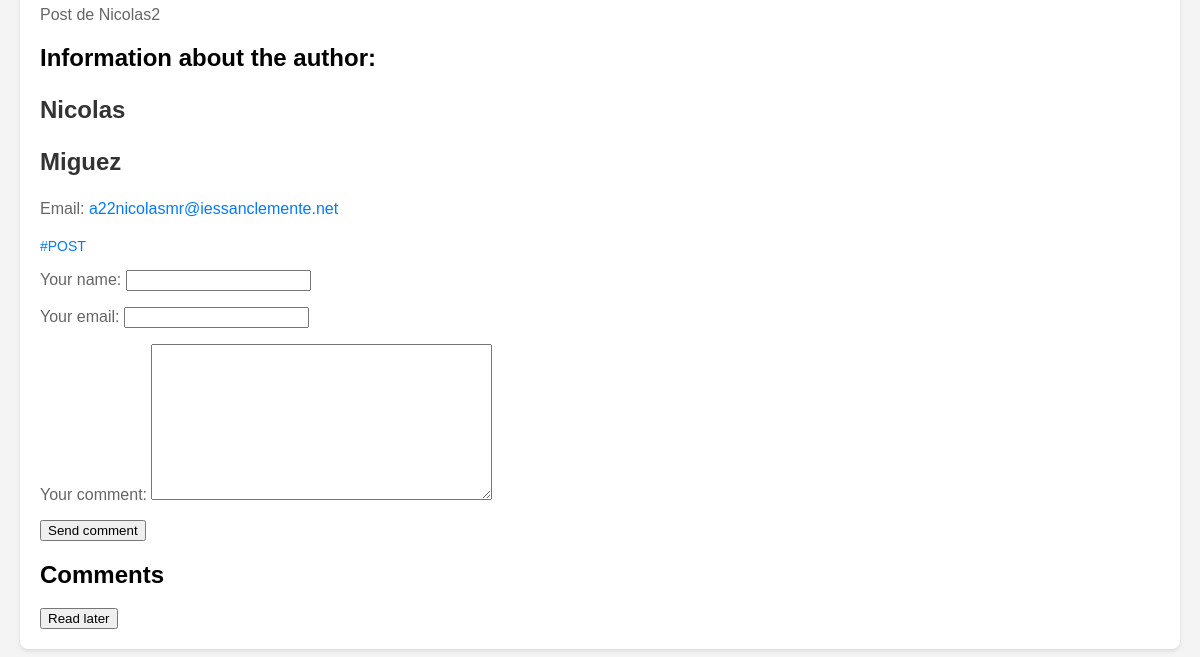
The app's page /post/post-de-nicolas2/ (lower part), older data.
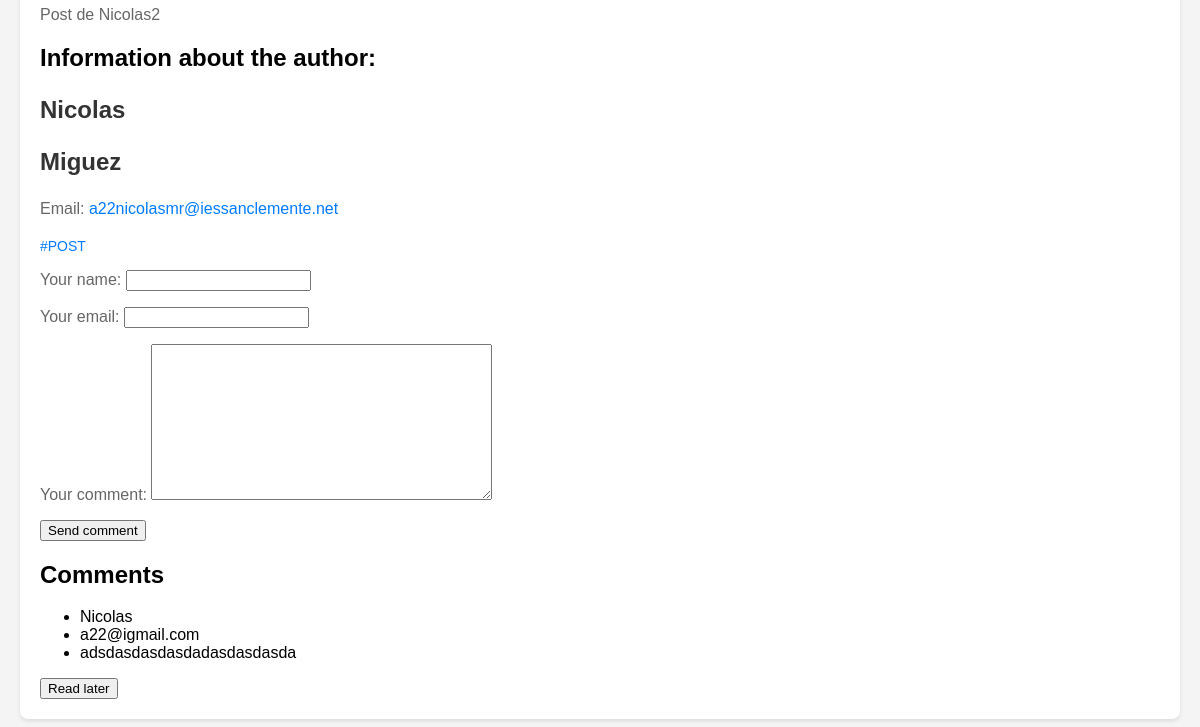
The same page, newer data.
### blog/models.py (models this page shows)
class Tag(models.Model):
    caption = models.CharField(max_length=100)
    def __str__(self):
        return self.caption

class Comment(models.Model):
    user_name=models.CharField(max_length=120)
    user_email=models.EmailField()
    text=models.TextField(max_length=400)
    post=models.ForeignKey(Post,on_delete=models.CASCADE,related_name="comments")

### blog/views.py (the view, shortened to what this page needs)
# urls.py: path('post/<slug:slug>/', views.SingleDetailView.as_view(), name='detail'),
class SingleDetailView(View):
    def is_stored_post(self,request,post_id):
        stored_posts=request.session.get("stored_posts")
        if stored_posts is None:
            is_save_for_later=False
        else:
            is_save_for_later=post_id in stored_posts
        return is_save_for_later
    template_name="blogHtmls/detail.html"
    model=Post
    def get(self,request,slug):
        post=Post.objects.get(slug=slug)
        context={
            "post":post,
            "post_tags":post.tags.all(),
            "comment_form":CommentForm(),
            "comments":post.comments.all().order_by("id"),
            "saved_for_later":self.is_stored_post(request,post.id)
        }
        return render(request,"blogHtmls/detail.html",context)

### blog/forms.py
class CommentForm(forms.ModelForm):
    class Meta:
        model=Comment
        fields=["user_name","user_email","text"]
        labels={
            "user_name":"Your name",
            "user_email":"Your email",
            "text":"Your comment",
        }

### blog/templates/blogHtmls/detail.html (shortened to what this page needs)
{% extends "blogHtmls/base.html" %} {% block content %} {% load static %}
<div class="post-container">
    <p>{{ post.content }}</p>
    <h2>Information about the author:</h2>
    <h3>{{ post.author.first_name }}</h3>
    <h3>{{ post.author.last_name }}</h3>
    <p>
        Email: <a href="mailto:{{ post.author.email }}">{{ post.author.email }}</a>
    </p>
    <div class="tags">
        {% for tag in post.tags.all %}
        <a href="#">{{ tag }}</a>
        {% endfor %}
    </div>
    <div>
        <form action="" method="post">
            {% csrf_token %} {{comment_form.as_p}}
            <input type="submit" value="Send comment" />
        </form>
    </div>
    <div class="comments">
        <h2>Comments</h2>
        {% for comment in comments %}
        <ul>
            <li>{{comment.user_name}}</li>
            <li>{{comment.user_email}}</li>
            <li>{{comment.text}}</li>
        </ul>
        {% endfor %}
    </div>
    <form action="{% url "blog:read_later" %}" method="post">
        <button>
            {% if saved_for_later %}
                Remove from Read later list
            {% else %}
            Read later
            {% endif %}
        </button>
    </form>
</div>
{% endblock %}

Row changes from the older to the newer data that the page shows:
added Comment: user_name "Nicolas", user_email "a22@igmail.com", text "adsdasdasdasdadasdasdasda"
